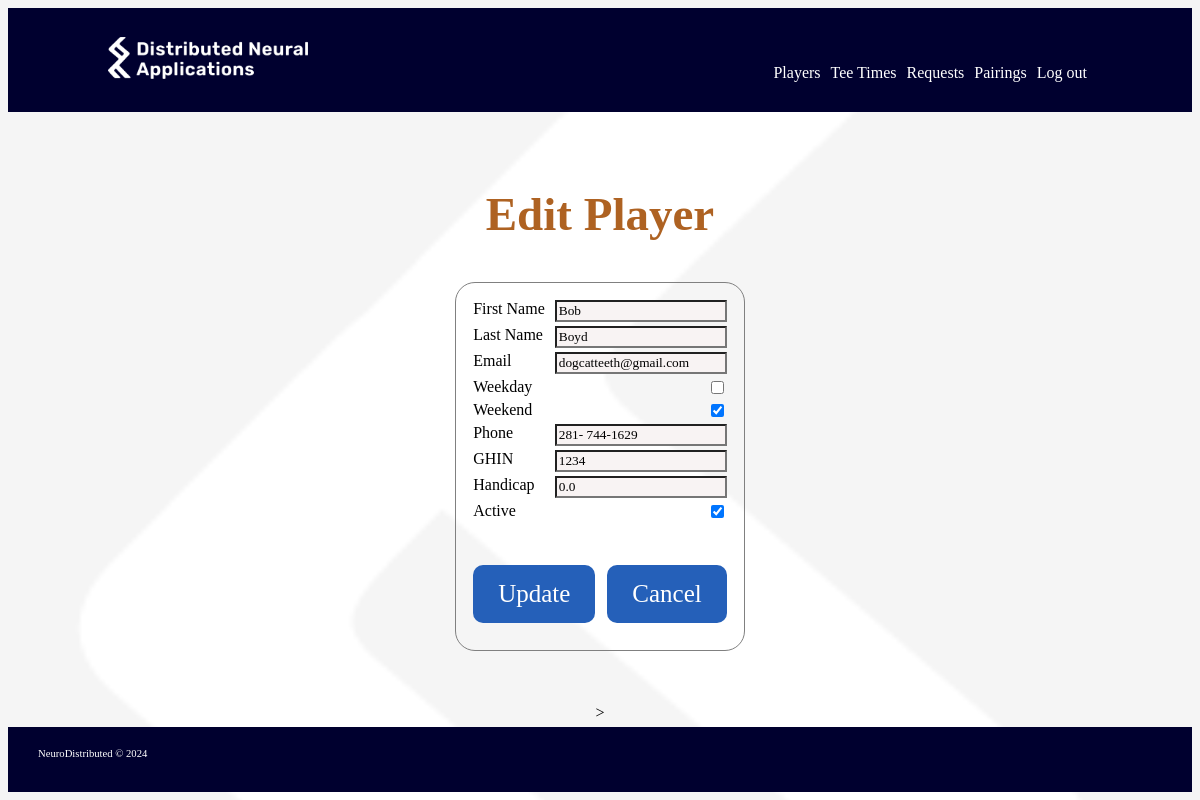
/players/update/34 (signed in), run on the app's committed database.
### webproject/models.py (models this page shows, shortened)
class Players(db.Model):
    __tablename__ = 'players'
    id = db.Column(db.Integer, primary_key=True)
    first_name = db.Column(db.String(50), nullable=False)
    last_name = db.Column(db.String(50), nullable=False)
    email = db.Column(db.String(100), nullable=False)
    phone = db.Column(db.String(20), nullable=False)
    weekday = db.Column(db.Boolean, nullable=False)
    weekend = db.Column(db.Boolean, nullable=False)
    ghin = db.Column(db.String(10), nullable=True)
    handicap = db.Column(db.Float, nullable=False)
    access_code = db.Column(db.String(4), nullable=False)
    active = db.Column(db.Boolean, nullable=False)

### webproject/routes/players.py (the view)
@players.route('/players/update/<int:id>', methods=['GET'])
@login_required
def update_player(id):
    player = Players.query.filter_by(id=id).first()
    return render_template("players/update_player.html",player=player)

### webproject/loft_app.py (called while the page is built)
@login_manager.user_loader
def load_user(user_id):
    return User.query.get(int(user_id))

### webproject/templates/players/update_player.html (shortened to what this page needs)
{% extends 'base.html' %}
{% block body %}
<div class="neuro-content">
    <h1>Edit Player</h1>
    <div class="neuro-form-section">
        <form class="neuro-form"  method="POST" action="/players/update/{{player.id}}">
            <div class="neuro-form-entry-row">
                <label for="first_name">First Name</label>
                <input name="first_name" id="first_name" value="{{ player.first_name }}" >
            </div>
            <div class="neuro-form-entry-row">
                <label for= "last_name">Last Name</label>
                <input name = "last_name" id = "last_name" value = "{{ player.last_name }}" >
            </div>
            <div class="neuro-form-entry-row">
                <label for="email">Email</label>
                <input name="email" id="email" value="{{ player.email }}" >
            </div>
            <div class="neuro-form-entry-row">
                <label for="weekday">Weekday</label>
                <input type="checkbox" name="weekday" id="weekday" {{ "checked" if player.weekday }} >
            </div>
            <div class="neuro-form-entry-row">
                <label for="weekend">Weekend</label>
                <input type="checkbox" name="weekend" id="weekend"  {{ "checked" if player.weekend }} >
            </div>
            <div class="neuro-form-entry-row">
                <label for="phone">Phone</label>
                <input name="phone" id="phone" value="{{ player.phone }}" >
            </div>
            <div class="neuro-form-entry-row">
                <label for="ghin">GHIN</label>
                <input name="ghin" id="ghin" value="{{ player.ghin }}" >
            </div>
            <div class="neuro-form-entry-row">
                <label for="handicap">Handicap</label>
                <input name="handicap" id="handicap" value="{{ player.handicap }}" >
            </div>
            <div class="neuro-form-entry-row">
                <label for="active">Active</label>
                <input type="checkbox" name="active" id="active" {{"checked" if player.active }} >
            </div>
            <div class="neuro-form-entry-row">
                <div class="" style="margin-top: 40px;">
                    <button type="submit" class="neuro-button-main">Update</button>
                </div>
                <div class="" style="margin-top: 40px;margin-left: 5px">
                    <button type="button" class="neuro-button-main" onclick="window.location.href='/players/1'">Cancel</button>
                </div>
            </div>
        </form>
    </div>
</div>>
{% endblock %}

### webproject/static/css/neuro.css (style rules this page uses)
* { font-family: rubik; }
body { background-image: url('/static/imgs/DNA_Icon-white.png'); background-size: cover; padding-top: 0px; padding-bottom: 0px; color: black; background-color: #F5F5F5; font-family: rubik; }
.neuro-button-main { color: white; opacity: 1; font-size: 25px; background-color: #2560b9; border-radius: 10px; border-style:none; min-height: 25px; min-width: 100px; margin-bottom: 10px; padding: 15px 25px; }
.neuro-content { display: flex; flex-direction: column; align-items: center; justify-content: center; height: 100%; padding: 5px; }
.neuro-content h1 { color: #AE6222; font-size: 47px; }
input,textarea { background-color: rgb(248, 243, 243); }
.neuro-form-section { border-style: solid; border-color: gray; border-radius: 20px; border-width: 1px; padding: 15px; margin: 10px; overflow: auto; }
.neuro-form-entry-row { display: flex; flex-direction: row; justify-content: space-between; margin-top: 20 px ; padding: 2px; }
.neuro-form-entry-row > label { margin-right: 10px; }

### data on the page
Players: first_name "Bob", last_name "Boyd", email "dogcatteeth@gmail.com", phone "281- 744-1629", ghin "1234", handicap "0.0"
